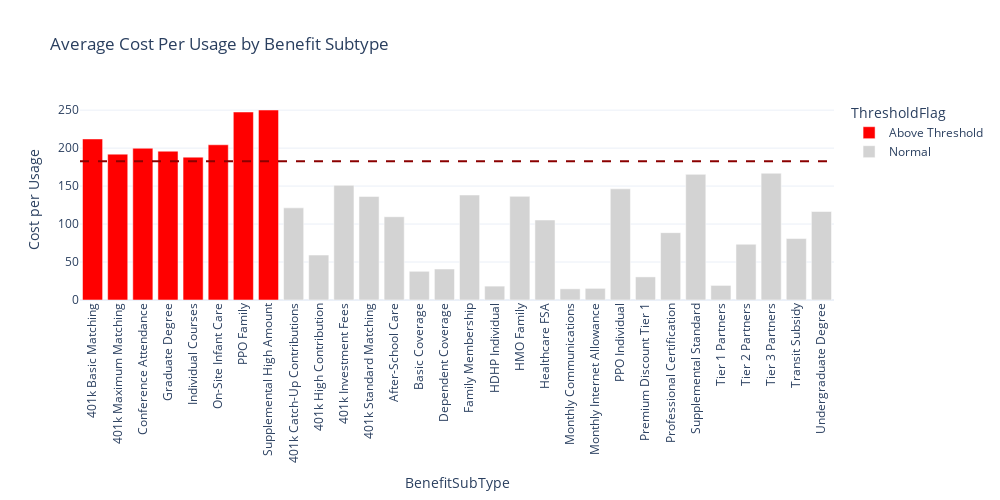
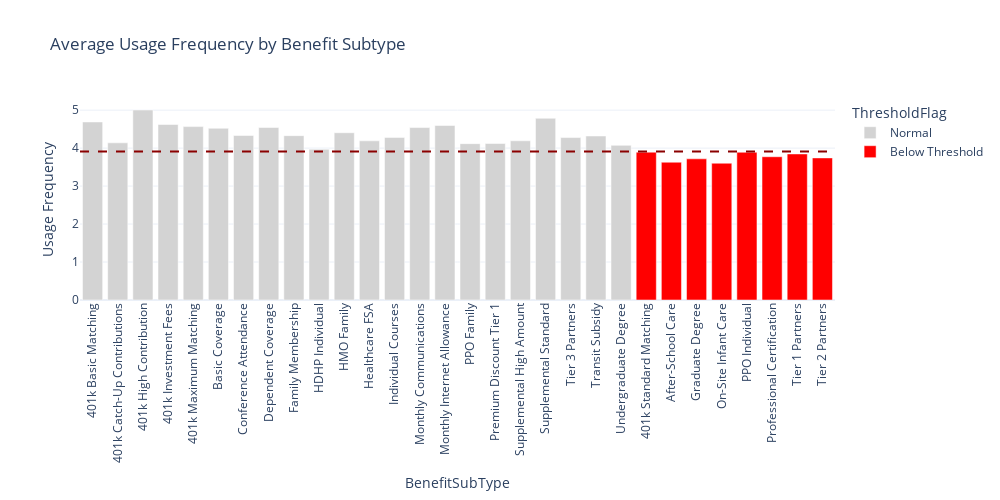
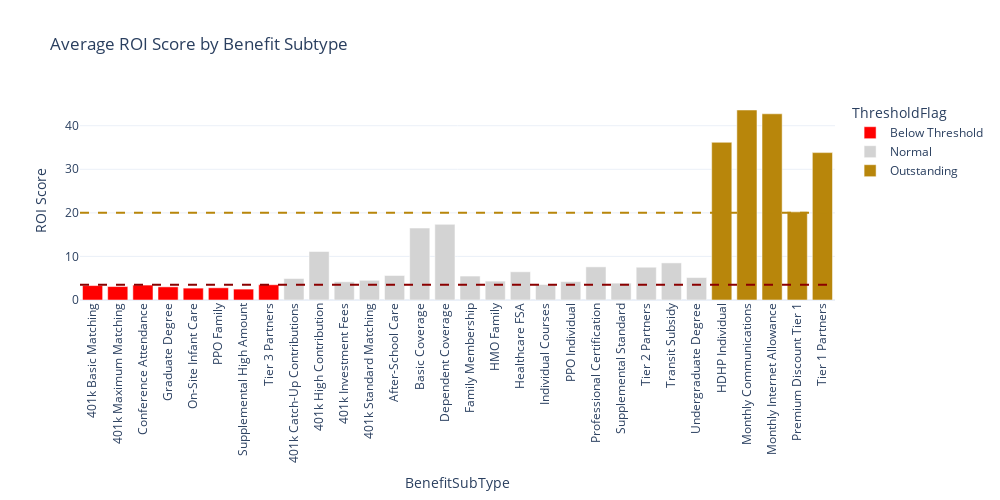
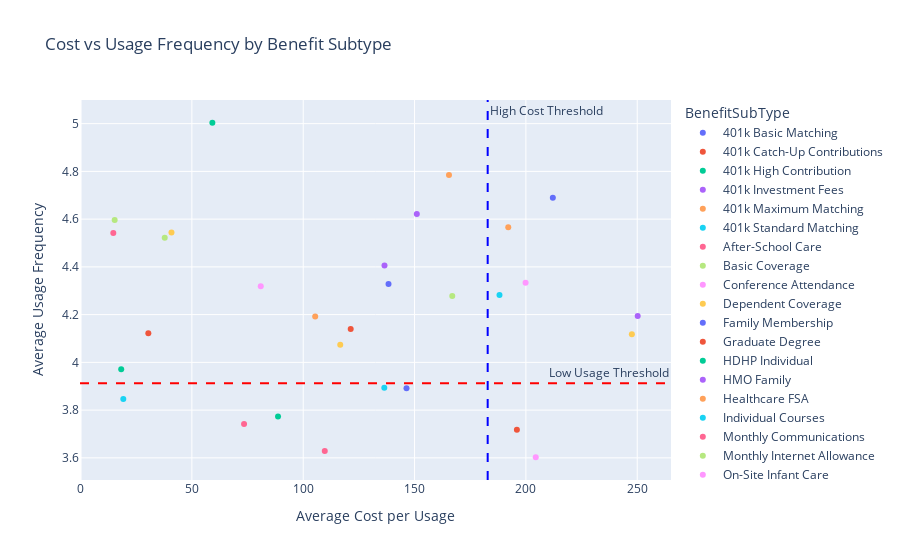

The notebook cell saved with these charts, in order:
### Code cell
# Identify underutilized high-cost subcategories
# Group by BenefitSubType and calculate mean cost-per-usage and usage frequency, satisfaction score, and rank ROI score
subcategory_stats = merged.groupby('BenefitSubType').agg({
    'CostPerUsage': 'mean',
    'UsageFrequency': 'mean',
    'SatisfactionScore': 'mean',
    'ROI_Score': 'mean'
}).reset_index()

# Define high-cost threshold as the 75th percentile of cost-per-usage
high_cost_threshold = subcategory_stats['CostPerUsage'].quantile(0.75)

# Define low-usage threshold as the 25th percentile of usage frequency
low_usage_threshold = subcategory_stats['UsageFrequency'].quantile(0.25)
roi_usage_treshold = subcategory_stats['ROI_Score'].quantile(0.25)

# Visualise and highlight those above/below thresholds
# Highlight subcategories above the high cost threshold and below the low usage threshold with colored bars

def create_bar_plot_treshold(df, x_col, y_col, title, treshold, treshold_label='max', highlight_above=None):
    # Mapping raw column names to pretty labels
    pretty_labels = {
        'CostPerUsage': 'Cost per Usage',
        'UsageFrequency': 'Usage Frequency',
        'ROI_Score': 'ROI Score'
    }

    # Determine base threshold logic
    if treshold_label == 'max':
        df['ThresholdFlag'] = np.where(df[y_col] > treshold, 'Above Threshold', 'Normal')
    else:
        df['ThresholdFlag'] = np.where(df[y_col] < treshold, 'Below Threshold', 'Normal')

    # Extra highlight for very high values
    if highlight_above is not None:
        df.loc[df[y_col] > highlight_above, 'ThresholdFlag'] = 'Outstanding'

    # Color map with optional extra category
    color_map = {
        'Above Threshold': 'red',
        'Below Threshold': 'red',
        'Normal': 'lightgray',
        'Outstanding': 'darkgoldenrod'
    }

    # Plot
    fig = px.bar(
        df,
        x=x_col,
        y=y_col,
        color='ThresholdFlag',
        color_discrete_map=color_map,
        title=title
    )

    fig.update_yaxes(title_text=pretty_labels.get(y_col, y_col.replace('_', ' ')))
    fig.update_layout(xaxis_tickangle=-90, width=1000, height=500, template='plotly_white')
    fig.add_hline(y=treshold, line_dash="dash", line_color="darkred")

    if highlight_above is not None:
        fig.add_hline(y=highlight_above, line_dash="dash", line_color="darkgoldenrod")

    return fig  # <-- Return figure instead of showing it



create_bar_plot_treshold(merged.groupby('BenefitSubType').agg({'CostPerUsage': 'mean'}).reset_index(), 'BenefitSubType', 'CostPerUsage', 'Average Cost Per Usage by Benefit Subtype', high_cost_threshold, 'max').show()
create_bar_plot_treshold(merged.groupby('BenefitSubType').agg({'UsageFrequency': 'mean'}).reset_index(), 'BenefitSubType', 'UsageFrequency', 'Average Usage Frequency by Benefit Subtype', low_usage_threshold, 'min').show()
create_bar_plot_treshold(merged.groupby('BenefitSubType').agg({'ROI_Score': 'mean'}).reset_index(), 'BenefitSubType', 'ROI_Score', 'Average ROI Score by Benefit Subtype', roi_usage_treshold, 'min',highlight_above=20).show()

# Find those that have high cost and low usage
underutilized_high_cost = subcategory_stats[
    (subcategory_stats['CostPerUsage'] > high_cost_threshold) &
    (subcategory_stats['UsageFrequency'] < low_usage_threshold)
]

print("Underutilized High-Cost Subcategories:")
print(underutilized_high_cost)

# Create quadrant plots (cost vs. usage, cost vs. satisfaction)
fig = px.scatter(subcategory_stats, x='CostPerUsage', y='UsageFrequency',
                 color='BenefitSubType',
                 title='Cost vs Usage Frequency by Benefit Subtype',
                 labels={'CostPerUsage': 'Average Cost per Usage', 'UsageFrequency': 'Average Usage Frequency'},
                 hover_data=['BenefitSubType'])
fig.add_hline(y=low_usage_threshold, line_dash="dash", line_color="red", annotation_text="Low Usage Threshold")
fig.add_vline(x=high_cost_threshold, line_dash="dash", line_color="blue", annotation_text="High Cost Threshold")
fig.show()

# Find those with have high cost and low satisfaction
underutilized_high_cost_satisfaction = subcategory_stats[
    (subcategory_stats['CostPerUsage'] > high_cost_threshold) &
    (subcategory_stats['SatisfactionScore'] < subcategory_stats['SatisfactionScore'].quantile(0.25))
]

print("Underutilized High-Cost Benefits with Low Satisfaction:")
print(underutilized_high_cost_satisfaction[['BenefitSubType', 'CostPerUsage', 'SatisfactionScore']])

# Visualise and highlight those above/below thresholds
fig = px.scatter(subcategory_stats, x='CostPerUsage', y='SatisfactionScore',
                 color='BenefitSubType',
                 title='Cost vs SatisfactionScore by Benefit Subtype',
                 labels={'CostPerUsage': 'Average Cost per Usage', 'SatisfactionScore': 'Average SatisfactionScore'},
                 hover_data=['BenefitSubType'])
fig.add_hline(y=subcategory_stats['SatisfactionScore'].quantile(0.25), line_dash="dash", line_color="red", annotation_text="Low Satisfaction Threshold")
fig.add_vline(x=high_cost_threshold, line_dash="dash", line_color="blue", annotation_text="High Cost Threshold")
fig.show()

### Figure 1 — Plotly figure (JSON) as saved in the notebook; plotly's stock layout.template omitted (floating-point values rounded to 4 significant figures)
{"data": [{"hovertemplate": "ThresholdFlag=Above Threshold<br>BenefitSubType=%{x}<br>CostPerUsage=%{y}<extra></extra>", "legendgroup": "Above Threshold", "marker": {"color": "red", "pattern": {"shape": ""}}, "name": "Above Threshold", "orientation": "v", "showlegend": true, "textposition": "auto", "type": "bar", "x": ["401k Basic Matching", "401k Maximum Matching", "Conference Attendance", "Graduate Degree", "Individual Courses", "On-Site Infant Care", "PPO Family", "Supplemental High Amount"], "xaxis": "x", "y": [212.1, 192.1, 199.9, 196.0, 188.1, 204.4, 247.6, 250.2], "yaxis": "y"}, {"hovertemplate": "ThresholdFlag=Normal<br>BenefitSubType=%{x}<br>CostPerUsage=%{y}<extra></extra>", "legendgroup": "Normal", "marker": {"color": "lightgray", "pattern": {"shape": ""}}, "name": "Normal", "orientation": "v", "showlegend": true, "textposition": "auto", "type": "bar", "x": ["401k Catch-Up Contributions", "401k High Contribution", "401k Investment Fees", "401k Standard Matching", "After-School Care", "Basic Coverage", "Dependent Coverage", "Family Membership", "HDHP Individual", "HMO Family", "Healthcare FSA", "Monthly Communications", "Monthly Internet Allowance", "PPO Individual", "Premium Discount Tier 1", "Professional Certification", "Supplemental Standard", "Tier 1 Partners", "Tier 2 Partners", "Tier 3 Partners", "Transit Subsidy", "Undergraduate Degree"], "xaxis": "x", "y": [121.3, 59.2, 151.0, 136.4, 109.7, 37.81, 40.84, 138.3, 18.27, 136.5, 105.4, 14.72, 15.33, 146.4, 30.45, 88.69, 165.5, 19.21, 73.44, 166.9, 80.93, 116.6], "yaxis": "y"}], "layout": {"barmode": "relative", "height": 500, "legend": {"title": {"text": "ThresholdFlag"}, "tracegroupgap": 0}, "shapes": [{"line": {"color": "darkred", "dash": "dash"}, "type": "line", "x0": 0, "x1": 1, "xref": "x domain", "y0": 182.8, "y1": 182.8, "yref": "y"}], "title": {"text": "Average Cost Per Usage by Benefit Subtype"}, "width": 1000, "xaxis": {"anchor": "y", "domain": [0, 1], "tickangle": -90, "title": {"text": "BenefitSubType"}}, "yaxis": {"anchor": "x", "domain": [0, 1], "title": {"text": "Cost per Usage"}}}}

### Figure 2 — Plotly figure (JSON) as saved in the notebook; plotly's stock layout.template omitted (floating-point values rounded to 4 significant figures)
{"data": [{"hovertemplate": "ThresholdFlag=Normal<br>BenefitSubType=%{x}<br>UsageFrequency=%{y}<extra></extra>", "legendgroup": "Normal", "marker": {"color": "lightgray", "pattern": {"shape": ""}}, "name": "Normal", "orientation": "v", "showlegend": true, "textposition": "auto", "type": "bar", "x": ["401k Basic Matching", "401k Catch-Up Contributions", "401k High Contribution", "401k Investment Fees", "401k Maximum Matching", "Basic Coverage", "Conference Attendance", "Dependent Coverage", "Family Membership", "HDHP Individual", "HMO Family", "Healthcare FSA", "Individual Courses", "Monthly Communications", "Monthly Internet Allowance", "PPO Family", "Premium Discount Tier 1", "Supplemental High Amount", "Supplemental Standard", "Tier 3 Partners", "Transit Subsidy", "Undergraduate Degree"], "xaxis": "x", "y": [4.689, 4.139, 5.004, 4.622, 4.567, 4.522, 4.333, 4.544, 4.328, 3.971, 4.406, 4.192, 4.282, 4.542, 4.596, 4.118, 4.122, 4.194, 4.785, 4.278, 4.319, 4.073], "yaxis": "y"}, {"hovertemplate": "ThresholdFlag=Below Threshold<br>BenefitSubType=%{x}<br>UsageFrequency=%{y}<extra></extra>", "legendgroup": "Below Threshold", "marker": {"color": "red", "pattern": {"shape": ""}}, "name": "Below Threshold", "orientation": "v", "showlegend": true, "textposition": "auto", "type": "bar", "x": ["401k Standard Matching", "After-School Care", "Graduate Degree", "On-Site Infant Care", "PPO Individual", "Professional Certification", "Tier 1 Partners", "Tier 2 Partners"], "xaxis": "x", "y": [3.894, 3.629, 3.718, 3.603, 3.891, 3.773, 3.846, 3.742], "yaxis": "y"}], "layout": {"barmode": "relative", "height": 500, "legend": {"title": {"text": "ThresholdFlag"}, "tracegroupgap": 0}, "shapes": [{"line": {"color": "darkred", "dash": "dash"}, "type": "line", "x0": 0, "x1": 1, "xref": "x domain", "y0": 3.913, "y1": 3.913, "yref": "y"}], "title": {"text": "Average Usage Frequency by Benefit Subtype"}, "width": 1000, "xaxis": {"anchor": "y", "domain": [0, 1], "tickangle": -90, "title": {"text": "BenefitSubType"}}, "yaxis": {"anchor": "x", "domain": [0, 1], "title": {"text": "Usage Frequency"}}}}

### Figure 3 — Plotly figure (JSON) as saved in the notebook; plotly's stock layout.template omitted (floating-point values rounded to 4 significant figures)
{"data": [{"hovertemplate": "ThresholdFlag=Below Threshold<br>BenefitSubType=%{x}<br>ROI_Score=%{y}<extra></extra>", "legendgroup": "Below Threshold", "marker": {"color": "red", "pattern": {"shape": ""}}, "name": "Below Threshold", "orientation": "v", "showlegend": true, "textposition": "auto", "type": "bar", "x": ["401k Basic Matching", "401k Maximum Matching", "Conference Attendance", "Graduate Degree", "On-Site Infant Care", "PPO Family", "Supplemental High Amount", "Tier 3 Partners"], "xaxis": "x", "y": [3.31, 3.084, 3.427, 3.015, 2.727, 2.799, 2.503, 3.502], "yaxis": "y"}, {"hovertemplate": "ThresholdFlag=Normal<br>BenefitSubType=%{x}<br>ROI_Score=%{y}<extra></extra>", "legendgroup": "Normal", "marker": {"color": "lightgray", "pattern": {"shape": ""}}, "name": "Normal", "orientation": "v", "showlegend": true, "textposition": "auto", "type": "bar", "x": ["401k Catch-Up Contributions", "401k High Contribution", "401k Investment Fees", "401k Standard Matching", "After-School Care", "Basic Coverage", "Dependent Coverage", "Family Membership", "HMO Family", "Healthcare FSA", "Individual Courses", "PPO Individual", "Professional Certification", "Supplemental Standard", "Tier 2 Partners", "Transit Subsidy", "Undergraduate Degree"], "xaxis": "x", "y": [4.937, 11.13, 4.183, 4.526, 5.627, 16.51, 17.37, 5.494, 4.336, 6.481, 3.558, 4.222, 7.609, 3.867, 7.525, 8.513, 5.154], "yaxis": "y"}, {"hovertemplate": "ThresholdFlag=Outstanding<br>BenefitSubType=%{x}<br>ROI_Score=%{y}<extra></extra>", "legendgroup": "Outstanding", "marker": {"color": "darkgoldenrod", "pattern": {"shape": ""}}, "name": "Outstanding", "orientation": "v", "showlegend": true, "textposition": "auto", "type": "bar", "x": ["HDHP Individual", "Monthly Communications", "Monthly Internet Allowance", "Premium Discount Tier 1", "Tier 1 Partners"], "xaxis": "x", "y": [36.19, 43.61, 42.74, 20.23, 33.83], "yaxis": "y"}], "layout": {"barmode": "relative", "height": 500, "legend": {"title": {"text": "ThresholdFlag"}, "tracegroupgap": 0}, "shapes": [{"line": {"color": "darkred", "dash": "dash"}, "type": "line", "x0": 0, "x1": 1, "xref": "x domain", "y0": 3.516, "y1": 3.516, "yref": "y"}, {"line": {"color": "darkgoldenrod", "dash": "dash"}, "type": "line", "x0": 0, "x1": 1, "xref": "x domain", "y0": 20, "y1": 20, "yref": "y"}], "title": {"text": "Average ROI Score by Benefit Subtype"}, "width": 1000, "xaxis": {"anchor": "y", "domain": [0, 1], "tickangle": -90, "title": {"text": "BenefitSubType"}}, "yaxis": {"anchor": "x", "domain": [0, 1], "title": {"text": "ROI Score"}}}}

### Figure 4 — Plotly figure (JSON) as saved in the notebook; plotly's stock layout.template omitted (floating-point values rounded to 4 significant figures)
{"data": [{"customdata": [["401k Basic Matching"]], "hovertemplate": "BenefitSubType=%{customdata[0]}<br>Average Cost per Usage=%{x}<br>Average Usage Frequency=%{y}<extra></extra>", "legendgroup": "401k Basic Matching", "marker": {"color": "#636efa", "symbol": "circle"}, "mode": "markers", "name": "401k Basic Matching", "orientation": "v", "showlegend": true, "type": "scatter", "x": [212.1], "xaxis": "x", "y": [4.689], "yaxis": "y"}, {"customdata": [["401k Catch-Up Contributions"]], "hovertemplate": "BenefitSubType=%{customdata[0]}<br>Average Cost per Usage=%{x}<br>Average Usage Frequency=%{y}<extra></extra>", "legendgroup": "401k Catch-Up Contributions", "marker": {"color": "#EF553B", "symbol": "circle"}, "mode": "markers", "name": "401k Catch-Up Contributions", "orientation": "v", "showlegend": true, "type": "scatter", "x": [121.3], "xaxis": "x", "y": [4.139], "yaxis": "y"}, {"customdata": [["401k High Contribution"]], "hovertemplate": "BenefitSubType=%{customdata[0]}<br>Average Cost per Usage=%{x}<br>Average Usage Frequency=%{y}<extra></extra>", "legendgroup": "401k High Contribution", "marker": {"color": "#00cc96", "symbol": "circle"}, "mode": "markers", "name": "401k High Contribution", "orientation": "v", "showlegend": true, "type": "scatter", "x": [59.2], "xaxis": "x", "y": [5.004], "yaxis": "y"}, {"customdata": [["401k Investment Fees"]], "hovertemplate": "BenefitSubType=%{customdata[0]}<br>Average Cost per Usage=%{x}<br>Average Usage Frequency=%{y}<extra></extra>", "legendgroup": "401k Investment Fees", "marker": {"color": "#ab63fa", "symbol": "circle"}, "mode": "markers", "name": "401k Investment Fees", "orientation": "v", "showlegend": true, "type": "scatter", "x": [151.0], "xaxis": "x", "y": [4.622], "yaxis": "y"}, {"customdata": [["401k Maximum Matching"]], "hovertemplate": "BenefitSubType=%{customdata[0]}<br>Average Cost per Usage=%{x}<br>Average Usage Frequency=%{y}<extra></extra>", "legendgroup": "401k Maximum Matching", "marker": {"color": "#FFA15A", "symbol": "circle"}, "mode": "markers", "name": "401k Maximum Matching", "orientation": "v", "showlegend": true, "type": "scatter", "x": [192.1], "xaxis": "x", "y": [4.567], "yaxis": "y"}, {"customdata": [["401k Standard Matching"]], "hovertemplate": "BenefitSubType=%{customdata[0]}<br>Average Cost per Usage=%{x}<br>Average Usage Frequency=%{y}<extra></extra>", "legendgroup": "401k Standard Matching", "marker": {"color": "#19d3f3", "symbol": "circle"}, "mode": "markers", "name": "401k Standard Matching", "orientation": "v", "showlegend": true, "type": "scatter", "x": [136.4], "xaxis": "x", "y": [3.894], "yaxis": "y"}, {"customdata": [["After-School Care"]], "hovertemplate": "BenefitSubType=%{customdata[0]}<br>Average Cost per Usage=%{x}<br>Average Usage Frequency=%{y}<extra></extra>", "legendgroup": "After-School Care", "marker": {"color": "#FF6692", "symbol": "circle"}, "mode": "markers", "name": "After-School Care", "orientation": "v", "showlegend": true, "type": "scatter", "x": [109.7], "xaxis": "x", "y": [3.629], "yaxis": "y"}, {"customdata": [["Basic Coverage"]], "hovertemplate": "BenefitSubType=%{customdata[0]}<br>Average Cost per Usage=%{x}<br>Average Usage Frequency=%{y}<extra></extra>", "legendgroup": "Basic Coverage", "marker": {"color": "#B6E880", "symbol": "circle"}, "mode": "markers", "name": "Basic Coverage", "orientation": "v", "showlegend": true, "type": "scatter", "x": [37.81], "xaxis": "x", "y": [4.522], "yaxis": "y"}, {"customdata": [["Conference Attendance"]], "hovertemplate": "BenefitSubType=%{customdata[0]}<br>Average Cost per Usage=%{x}<br>Average Usage Frequency=%{y}<extra></extra>", "legendgroup": "Conference Attendance", "marker": {"color": "#FF97FF", "symbol": "circle"}, "mode": "markers", "name": "Conference Attendance", "orientation": "v", "showlegend": true, "type": "scatter", "x": [199.9], "xaxis": "x", "y": [4.333], "yaxis": "y"}, {"customdata": [["Dependent Coverage"]], "hovertemplate": "BenefitSubType=%{customdata[0]}<br>Average Cost per Usage=%{x}<br>Average Usage Frequency=%{y}<extra></extra>", "legendgroup": "Dependent Coverage", "marker": {"color": "#FECB52", "symbol": "circle"}, "mode": "markers", "name": "Dependent Coverage", "orientation": "v", "showlegend": true, "type": "scatter", "x": [40.84], "xaxis": "x", "y": [4.544], "yaxis": "y"}, {"customdata": [["Family Membership"]], "hovertemplate": "BenefitSubType=%{customdata[0]}<br>Average Cost per Usage=%{x}<br>Average Usage Frequency=%{y}<extra></extra>", "legendgroup": "Family Membership", "marker": {"color": "#636efa", "symbol": "circle"}, "mode": "markers", "name": "Family Membership", "orientation": "v", "showlegend": true, "type": "scatter", "x": [138.3], "xaxis": "x", "y": [4.328], "yaxis": "y"}, {"customdata": [["Graduate Degree"]], "hovertemplate": "BenefitSubType=%{customdata[0]}<br>Average Cost per Usage=%{x}<br>Average Usage Frequency=%{y}<extra></extra>", "legendgroup": "Graduate Degree", "marker": {"color": "#EF553B", "symbol": "circle"}, "mode": "markers", "name": "Graduate Degree", "orientation": "v", "showlegend": true, "type": "scatter", "x": [196.0], "xaxis": "x", "y": [3.718], "yaxis": "y"}, {"customdata": [["HDHP Individual"]], "hovertemplate": "BenefitSubType=%{customdata[0]}<br>Average Cost per Usage=%{x}<br>Average Usage Frequency=%{y}<extra></extra>", "legendgroup": "HDHP Individual", "marker": {"color": "#00cc96", "symbol": "circle"}, "mode": "markers", "name": "HDHP Individual", "orientation": "v", "showlegend": true, "type": "scatter", "x": [18.27], "xaxis": "x", "y": [3.971], "yaxis": "y"}, {"customdata": [["HMO Family"]], "hovertemplate": "BenefitSubType=%{customdata[0]}<br>Average Cost per Usage=%{x}<br>Average Usage Frequency=%{y}<extra></extra>", "legendgroup": "HMO Family", "marker": {"color": "#ab63fa", "symbol": "circle"}, "mode": "markers", "name": "HMO Family", "orientation": "v", "showlegend": true, "type": "scatter", "x": [136.5], "xaxis": "x", "y": [4.406], "yaxis": "y"}, {"customdata": [["Healthcare FSA"]], "hovertemplate": "BenefitSubType=%{customdata[0]}<br>Average Cost per Usage=%{x}<br>Average Usage Frequency=%{y}<extra></extra>", "legendgroup": "Healthcare FSA", "marker": {"color": "#FFA15A", "symbol": "circle"}, "mode": "markers", "name": "Healthcare FSA", "orientation": "v", "showlegend": true, "type": "scatter", "x": [105.4], "xaxis": "x", "y": [4.192], "yaxis": "y"}, {"customdata": [["Individual Courses"]], "hovertemplate": "BenefitSubType=%{customdata[0]}<br>Average Cost per Usage=%{x}<br>Average Usage Frequency=%{y}<extra></extra>", "legendgroup": "Individual Courses", "marker": {"color": "#19d3f3", "symbol": "circle"}, "mode": "markers", "name": "Individual Courses", "orientation": "v", "showlegend": true, "type": "scatter", "x": [188.1], "xaxis": "x", "y": [4.282], "yaxis": "y"}, {"customdata": [["Monthly Communications"]], "hovertemplate": "BenefitSubType=%{customdata[0]}<br>Average Cost per Usage=%{x}<br>Average Usage Frequency=%{y}<extra></extra>", "legendgroup": "Monthly Communications", "marker": {"color": "#FF6692", "symbol": "circle"}, "mode": "markers", "name": "Monthly Communications", "orientation": "v", "showlegend": true, "type": "scatter", "x": [14.72], "xaxis": "x", "y": [4.542], "yaxis": "y"}, {"customdata": [["Monthly Internet Allowance"]], "hovertemplate": "BenefitSubType=%{customdata[0]}<br>Average Cost per Usage=%{x}<br>Average Usage Frequency=%{y}<extra></extra>", "legendgroup": "Monthly Internet Allowance", "marker": {"color": "#B6E880", "symbol": "circle"}, "mode": "markers", "name": "Monthly Internet Allowance", "orientation": "v", "showlegend": true, "type": "scatter", "x": [15.33], "xaxis": "x", "y": [4.596], "yaxis": "y"}, {"customdata": [["On-Site Infant Care"]], "hovertemplate": "BenefitSubType=%{customdata[0]}<br>Average Cost per Usage=%{x}<br>Average Usage Frequency=%{y}<extra></extra>", "legendgroup": "On-Site Infant Care", "marker": {"color": "#FF97FF", "symbol": "circle"}, "mode": "markers", "name": "On-Site Infant Care", "orientation": "v", "showlegend": true, "type": "scatter", "x": [204.4], "xaxis": "x", "y": [3.603], "yaxis": "y"}, {"customdata": [["PPO Family"]], "hovertemplate": "BenefitSubType=%{customdata[0]}<br>Average Cost per Usage=%{x}<br>Average Usage Frequency=%{y}<extra></extra>", "legendgroup": "PPO Family", "marker": {"color": "#FECB52", "symbol": "circle"}, "mode": "markers", "name": "PPO Family", "orientation": "v", "showlegend": true, "type": "scatter", "x": [247.6], "xaxis": "x", "y": [4.118], "yaxis": "y"}, {"customdata": [["PPO Individual"]], "hovertemplate": "BenefitSubType=%{customdata[0]}<br>Average Cost per Usage=%{x}<br>Average Usage Frequency=%{y}<extra></extra>", "legendgroup": "PPO Individual", "marker": {"color": "#636efa", "symbol": "circle"}, "mode": "markers", "name": "PPO Individual", "orientation": "v", "showlegend": true, "type": "scatter", "x": [146.4], "xaxis": "x", "y": [3.891], "yaxis": "y"}, {"customdata": [["Premium Discount Tier 1"]], "hovertemplate": "BenefitSubType=%{customdata[0]}<br>Average Cost per Usage=%{x}<br>Average Usage Frequency=%{y}<extra></extra>", "legendgroup": "Premium Discount Tier 1", "marker": {"color": "#EF553B", "symbol": "circle"}, "mode": "markers", "name": "Premium Discount Tier 1", "orientation": "v", "showlegend": true, "type": "scatter", "x": [30.45], "xaxis": "x", "y": [4.122], "yaxis": "y"}, {"customdata": [["Professional Certification"]], "hovertemplate": "BenefitSubType=%{customdata[0]}<br>Average Cost per Usage=%{x}<br>Average Usage Frequency=%{y}<extra></extra>", "legendgroup": "Professional Certification", "marker": {"color": "#00cc96", "symbol": "circle"}, "mode": "markers", "name": "Professional Certification", "orientation": "v", "showlegend": true, "type": "scatter", "x": [88.69], "xaxis": "x", "y": [3.773], "yaxis": "y"}, {"customdata": [["Supplemental High Amount"]], "hovertemplate": "BenefitSubType=%{customdata[0]}<br>Average Cost per Usage=%{x}<br>Average Usage Frequency=%{y}<extra></extra>", "legendgroup": "Supplemental High Amount", "marker": {"color": "#ab63fa", "symbol": "circle"}, "mode": "markers", "name": "Supplemental High Amount", "orientation": "v", "showlegend": true, "type": "scatter", "x": [250.2], "xaxis": "x", "y": [4.194], "yaxis": "y"}, {"customdata": [["Supplemental Standard"]], "hovertemplate": "BenefitSubType=%{customdata[0]}<br>Average Cost per Usage=%{x}<br>Average Usage Frequency=%{y}<extra></extra>", "legendgroup": "Supplemental Standard", "marker": {"color": "#FFA15A", "symbol": "circle"}, "mode": "markers", "name": "Supplemental Standard", "orientation": "v", "showlegend": true, "type": "scatter", "x": [165.5], "xaxis": "x", "y": [4.785], "yaxis": "y"}, {"customdata": [["Tier 1 Partners"]], "hovertemplate": "BenefitSubType=%{customdata[0]}<br>Average Cost per Usage=%{x}<br>Average Usage Frequency=%{y}<extra></extra>", "legendgroup": "Tier 1 Partners", "marker": {"color": "#19d3f3", "symbol": "circle"}, "mode": "markers", "name": "Tier 1 Partners", "orientation": "v", "showlegend": true, "type": "scatter", "x": [19.21], "xaxis": "x", "y": [3.846], "yaxis": "y"}, {"customdata": [["Tier 2 Partners"]], "hovertemplate": "BenefitSubType=%{customdata[0]}<br>Average Cost per Usage=%{x}<br>Average Usage Frequency=%{y}<extra></extra>", "legendgroup": "Tier 2 Partners", "marker": {"color": "#FF6692", "symbol": "circle"}, "mode": "markers", "name": "Tier 2 Partners", "orientation": "v", "showlegend": true, "type": "scatter", "x": [73.44], "xaxis": "x", "y": [3.742], "yaxis": "y"}, {"customdata": [["Tier 3 Partners"]], "hovertemplate": "BenefitSubType=%{customdata[0]}<br>Average Cost per Usage=%{x}<br>Average Usage Frequency=%{y}<extra></extra>", "legendgroup": "Tier 3 Partners", "marker": {"color": "#B6E880", "symbol": "circle"}, "mode": "markers", "name": "Tier 3 Partners", "orientation": "v", "showlegend": true, "type": "scatter", "x": [166.9], "xaxis": "x", "y": [4.278], "yaxis": "y"}, {"customdata": [["Transit Subsidy"]], "hovertemplate": "BenefitSubType=%{customdata[0]}<br>Average Cost per Usage=%{x}<br>Average Usage Frequency=%{y}<extra></extra>", "legendgroup": "Transit Subsidy", "marker": {"color": "#FF97FF", "symbol": "circle"}, "mode": "markers", "name": "Transit Subsidy", "orientation": "v", "showlegend": true, "type": "scatter", "x": [80.93], "xaxis": "x", "y": [4.319], "yaxis": "y"}, {"customdata": [["Undergraduate Degree"]], "hovertemplate": "BenefitSubType=%{customdata[0]}<br>Average Cost per Usage=%{x}<br>Average Usage Frequency=%{y}<extra></extra>", "legendgroup": "Undergraduate Degree", "marker": {"color": "#FECB52", "symbol": "circle"}, "mode": "markers", "name": "Undergraduate Degree", "orientation": "v", "showlegend": true, "type": "scatter", "x": [116.6], "xaxis": "x", "y": [4.073], "yaxis": "y"}], "layout": {"annotations": [{"showarrow": false, "text": "Low Usage Threshold", "x": 1, "xanchor": "right", "xref": "x domain", "y": 3.913, "yanchor": "bottom", "yref": "y"}, {"showarrow": false, "text": "High Cost Threshold", "x": 182.8, "xanchor": "left", "xref": "x", "y": 1, "yanchor": "top", "yref": "y domain"}], "legend": {"title": {"text": "BenefitSubType"}, "tracegroupgap": 0}, "shapes": [{"line": {"color": "red", "dash": "dash"}, "type": "line", "x0": 0, "x1": 1, "xref": "x domain", "y0": 3.913, "y1": 3.913, "yref": "y"}, {"line": {"color": "blue", "dash": "dash"}, "type": "line", "x0": 182.8, "x1": 182.8, "xref": "x", "y0": 0, "y1": 1, "yref": "y domain"}], "title": {"text": "Cost vs Usage Frequency by Benefit Subtype"}, "xaxis": {"anchor": "y", "domain": [0, 1], "title": {"text": "Average Cost per Usage"}}, "yaxis": {"anchor": "x", "domain": [0, 1], "title": {"text": "Average Usage Frequency"}}}}
